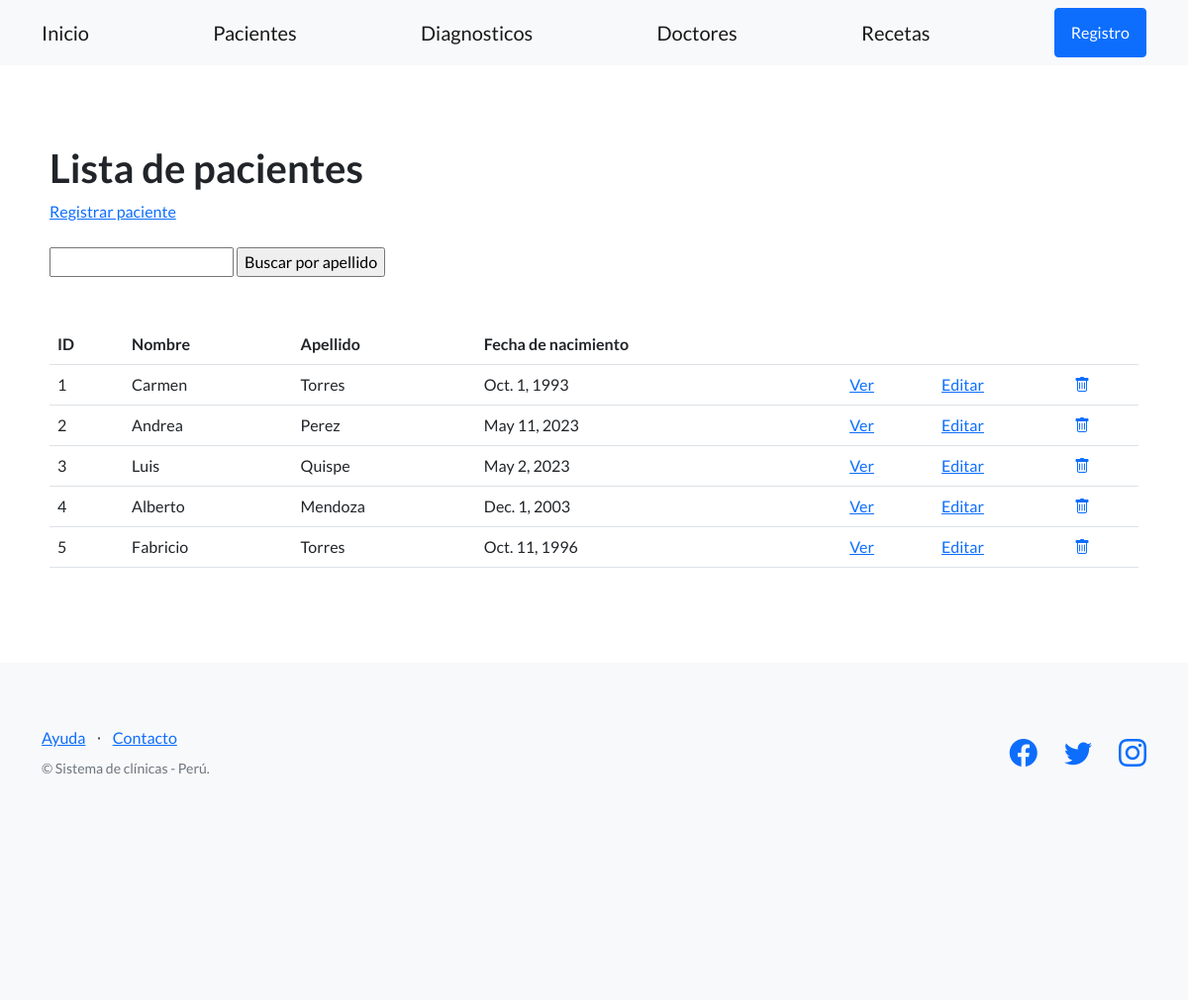
The page /clinica/pacientes/ on the database as committed earlier.
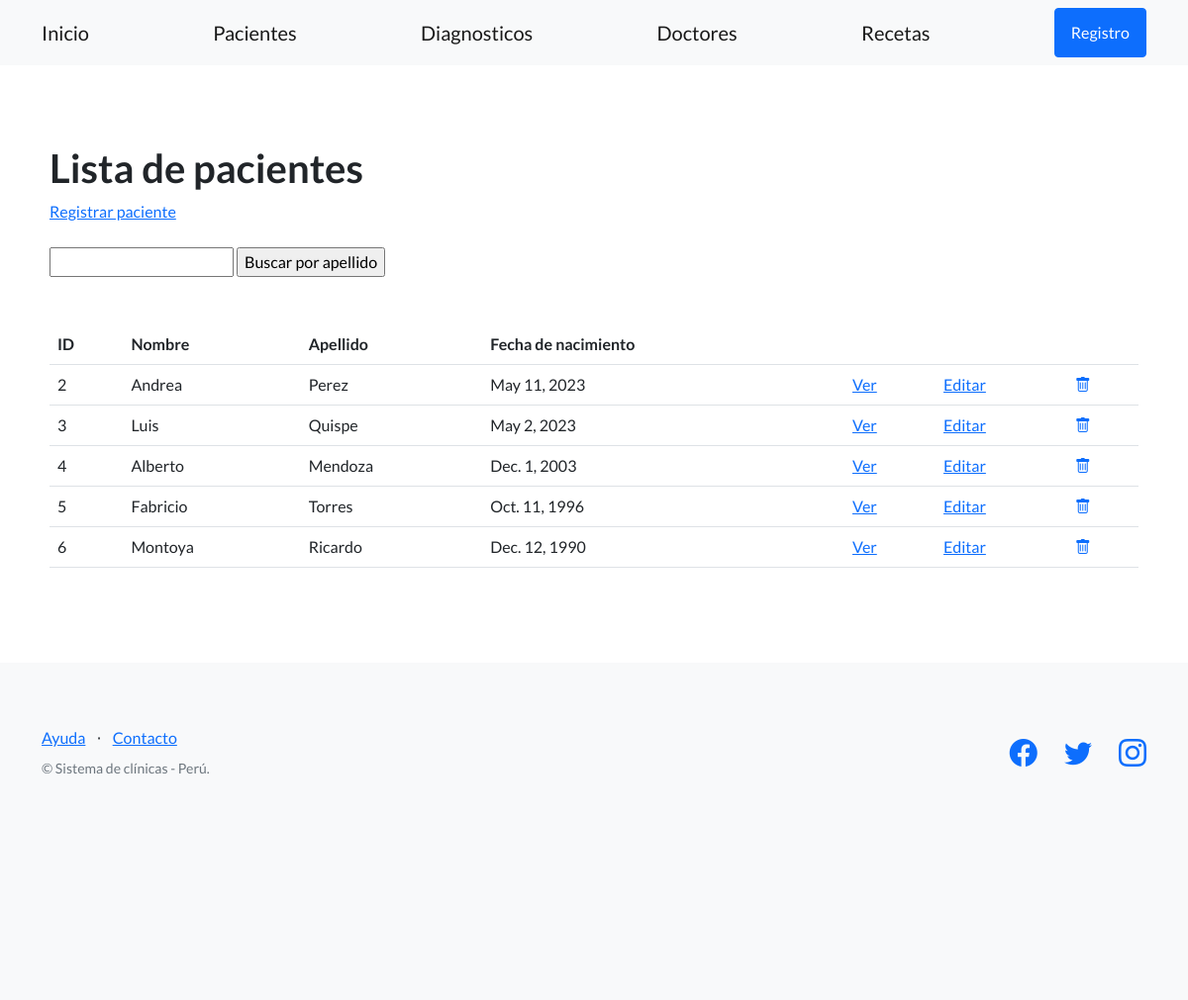
The same page on the database as committed later.
### control_clinica/models.py (models this page shows, shortened)
class Paciente(models.Model):
    apellido = models.CharField(max_length=256)
    nombre = models.CharField(max_length=256)
    telefono = models.CharField(max_length=20, blank=True)
    dni = models.CharField(max_length=32)
    fecha_nacimiento = models.DateField()

### control_clinica/views.py (the view)
# urls.py: path('pacientes/', PacienteListView.as_view(), name='listar_pacientes'),
class PacienteListView(ListView):
    model = Paciente
    template_name='control_clinica/lista_pacientes.html'

### control_clinica/templates/control_clinica/lista_pacientes.html (shortened to what this page needs)
{% extends "control_clinica/base.html" %}
{% block contenido %}
<section>
    <div>
        <h1>Lista de pacientes</h1>
        <a href="{% url 'registrar_paciente' %}">Registrar paciente</a>
        <br><br>
        <form action="{% url 'buscar_paciente' %}" method="post">
            <input type="text" name="busqueda">
            <input type="submit" value="Buscar por apellido">
        </form>
        <br><br>
        <table class="table">
            <tbody>
                <tr>
                    <th>ID</th>
                    <th>Nombre</th>
                    <th>Apellido</th>
                    <th>Fecha de nacimiento</th>
                    <th></th>
                    <th></th>
                    <th></th>
                </tr>
                {% for paciente in object_list %}
                <tr>
                    <td>{{ paciente.id }} </td>
                    <td>{{ paciente.nombre }} </td>
                    <td>{{ paciente.apellido }} </td>
                    <td>{{ paciente.fecha_nacimiento }} </td>
                    <td>
                        <a href="{% url 'ver_paciente' paciente.id %}">
                            Ver
                        </a>
                    </td>
                    <td>
                        <a href="{% url 'editar_paciente' paciente.id %}">
                            Editar
                        </a>
                    </td>
                    <td>
                        <a href="{% url 'eliminar_paciente' paciente.id %}">
                            <i class="bi bi-trash"></i>
                        </a>
                    </td>
                </tr>
                {% endfor %}
            </tbody>
        </table>
    </div>
</section>
{% endblock contenido %}

### control_clinica/templates/control_clinica/base.html (shortened to what this page needs)
{% load static %}
<!DOCTYPE html>
<html lang="en">
    <head>
        <link href="https://cdn.jsdelivr.net/npm/bootstrap-icons@1.5.0/font/bootstrap-icons.css" rel="stylesheet" type="text/css" />
        <link rel="stylesheet" href="{% static 'css/styles.css' %}" rel="stylesheet"/>
    </head>
    <body>
        <nav class="navbar navbar-light bg-light static-top">
            <div class="container">
                <a class="navbar-brand" href="{% url 'inicio' %}">Inicio</a>
                <a class="navbar-brand" href="{% url 'listar_pacientes' %}">Pacientes</a>
                <a class="navbar-brand" href="{% url 'listar_diagnosticos' %}">Diagnosticos</a>
                <a class="navbar-brand" href="{% url 'listar_doctores' %}">Doctores</a>
                <a class="navbar-brand" href="{% url 'listar_recetas' %}">Recetas</a>
                <a class="btn btn-primary" href="#signup">Registro</a>
            </div>
        </nav>
        <section style="padding: 80px 50px; ">
            {% block contenido %}
            {% endblock contenido %}
        </section>
        <footer class="footer bg-light">
            <div class="container">
                <div class="row">
                    <div class="col-lg-6 h-100 text-center text-lg-start my-auto">
                        <ul class="list-inline mb-2">
                            <li class="list-inline-item"><a href="#!">Ayuda</a></li>
                            <li class="list-inline-item">⋅</li>
                            <li class="list-inline-item"><a href="#!">Contacto</a></li>
                        </ul>
                        <p class="text-muted small mb-4 mb-lg-0">&copy; Sistema de clínicas - Perú.</p>
                    </div>
                    <div class="col-lg-6 h-100 text-center text-lg-end my-auto">
                        <ul class="list-inline mb-0">
                            <li class="list-inline-item me-4">
                                <a href="https://www.facebook.com/sannasalud"><i class="bi-facebook fs-3"></i></a>
                            </li>
                            <li class="list-inline-item me-4">
                                <a href="https://twitter.com/clinicagoodhope?lang=es"><i class="bi-twitter fs-3"></i></a>
                            </li>
                            <li class="list-inline-item">
                                <a href="https://www.instagram.com/sannasalud/?hl=es-la"><i class="bi-instagram fs-3"></i></a>
                            </li>
                        </ul>
                    </div>
                </div>
            </div>
            <section style="padding: 80px 50px; ">
            </section>
        </footer>
    </body>
</html>

Rows that differ between the two databases and show on the page:
removed Paciente: id "1", nombre "Carmen", apellido "Torres", fecha_nacimiento "Oct. 1, 1993"
added Paciente: id "6", nombre "Montoya", apellido "Ricardo", fecha_nacimiento "Dec. 12, 1990"
